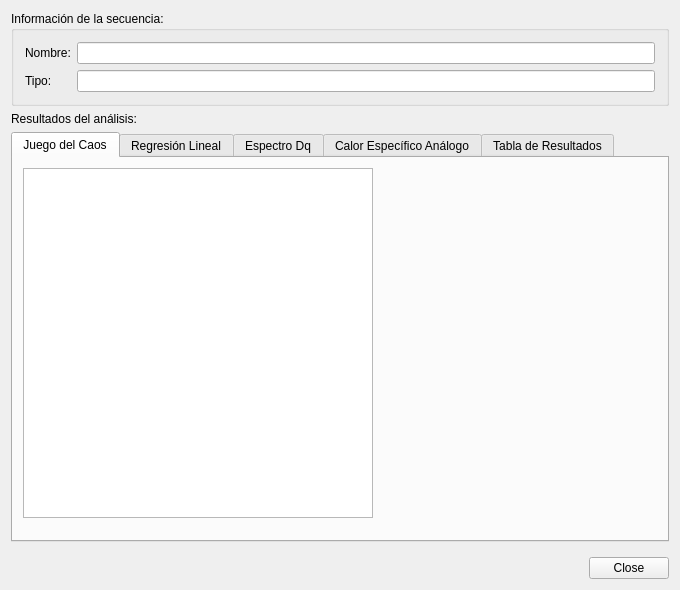
<?xml version="1.0" encoding="UTF-8"?>
<ui version="4.0">
 <class>MfaResultsForm</class>
 <widget class="QWidget" name="MfaResultsForm">
  <property name="geometry">
   <rect>
    <x>0</x>
    <y>0</y>
    <width>680</width>
    <height>590</height>
   </rect>
  </property>
  <property name="minimumSize">
   <size>
    <width>680</width>
    <height>590</height>
   </size>
  </property>
  <property name="windowTitle">
   <string>MfaResultsForm</string>
  </property>
  <layout class="QGridLayout" name="gridLayout_3">
   <item row="0" column="0">
    <widget class="QGroupBox" name="groupBox">
     <property name="title">
      <string>Información de la secuencia:</string>
     </property>
     <layout class="QGridLayout" name="gridLayout_2">
      <item row="0" column="0">
       <layout class="QGridLayout" name="gridLayout">
        <item row="0" column="0">
         <widget class="QLabel" name="sequenceNameLabel">
          <property name="text">
           <string>Nombre:</string>
          </property>
         </widget>
        </item>
        <item row="0" column="1">
         <widget class="QLineEdit" name="SequenceNameLineEdit"/>
        </item>
        <item row="1" column="0">
         <widget class="QLabel" name="sequenceTypeLabel">
          <property name="text">
           <string>Tipo:</string>
          </property>
         </widget>
        </item>
        <item row="1" column="1">
         <widget class="QLineEdit" name="SequenceTypeLineEdit"/>
        </item>
       </layout>
      </item>
     </layout>
    </widget>
   </item>
   <item row="1" column="0">
    <layout class="QVBoxLayout" name="verticalLayout">
     <item>
      <widget class="QLabel" name="label">
       <property name="text">
        <string>Resultados del análisis:</string>
       </property>
      </widget>
     </item>
     <item>
      <widget class="QTabWidget" name="tabWidget">
       <property name="currentIndex">
        <number>0</number>
       </property>
       <widget class="QWidget" name="tab">
        <attribute name="title">
         <string>Juego del Caos</string>
        </attribute>
        <widget class="QGraphicsView" name="graphicsView">
         <property name="geometry">
          <rect>
           <x>10</x>
           <y>10</y>
           <width>350</width>
           <height>350</height>
          </rect>
         </property>
        </widget>
       </widget>
       <widget class="QWidget" name="tab_2">
        <attribute name="title">
         <string>Regresión Lineal</string>
        </attribute>
       </widget>
       <widget class="QWidget" name="tab_3">
        <attribute name="title">
         <string>Espectro Dq</string>
        </attribute>
       </widget>
       <widget class="QWidget" name="tab_4">
        <attribute name="title">
         <string>Calor Específico Análogo</string>
        </attribute>
       </widget>
       <widget class="QWidget" name="tab_5">
        <attribute name="title">
         <string>Tabla de Resultados</string>
        </attribute>
       </widget>
      </widget>
     </item>
    </layout>
   </item>
   <item row="2" column="0">
    <layout class="QHBoxLayout" name="horizontalLayout">
     <property name="topMargin">
      <number>9</number>
     </property>
     <item>
      <spacer name="horizontalSpacer">
       <property name="orientation">
        <enum>Qt::Horizontal</enum>
       </property>
       <property name="sizeHint" stdset="0">
        <size>
         <width>40</width>
         <height>20</height>
        </size>
       </property>
      </spacer>
     </item>
     <item>
      <widget class="QDialogButtonBox" name="buttonBox">
       <property name="standardButtons">
        <set>QDialogButtonBox::Close</set>
       </property>
      </widget>
     </item>
    </layout>
   </item>
  </layout>
 </widget>
 <layoutdefault spacing="6" margin="11"/>
 <resources/>
 <connections>
  <connection>
   <sender>buttonBox</sender>
   <signal>clicked(QAbstractButton*)</signal>
   <receiver>MfaResultsForm</receiver>
   <slot>hide()</slot>
   <hints>
    <hint type="sourcelabel">
     <x>627</x>
     <y>559</y>
    </hint>
    <hint type="destinationlabel">
     <x>195</x>
     <y>563</y>
    </hint>
   </hints>
  </connection>
 </connections>
</ui>
